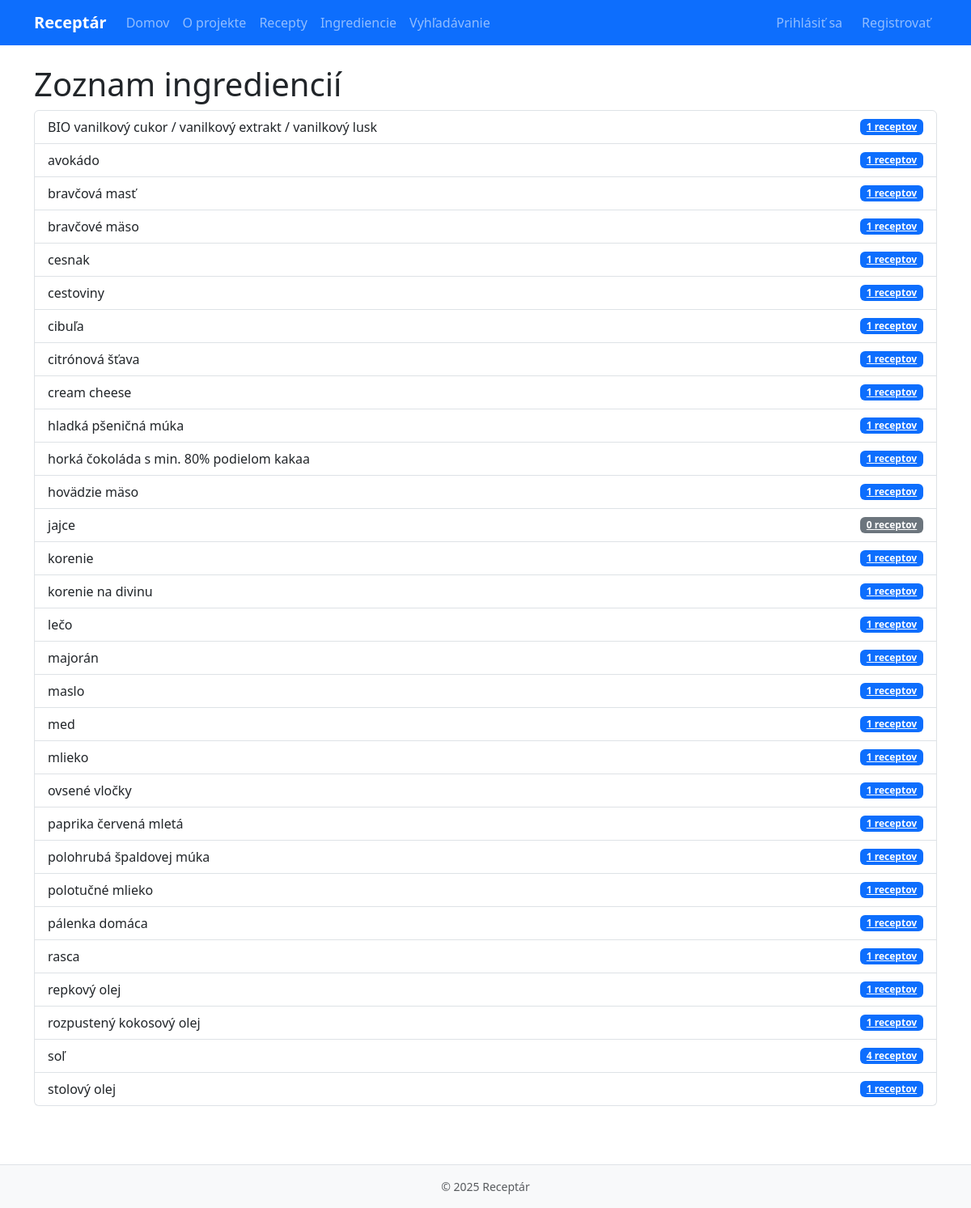
The page /recipes/ingredients/ on the database as committed earlier.
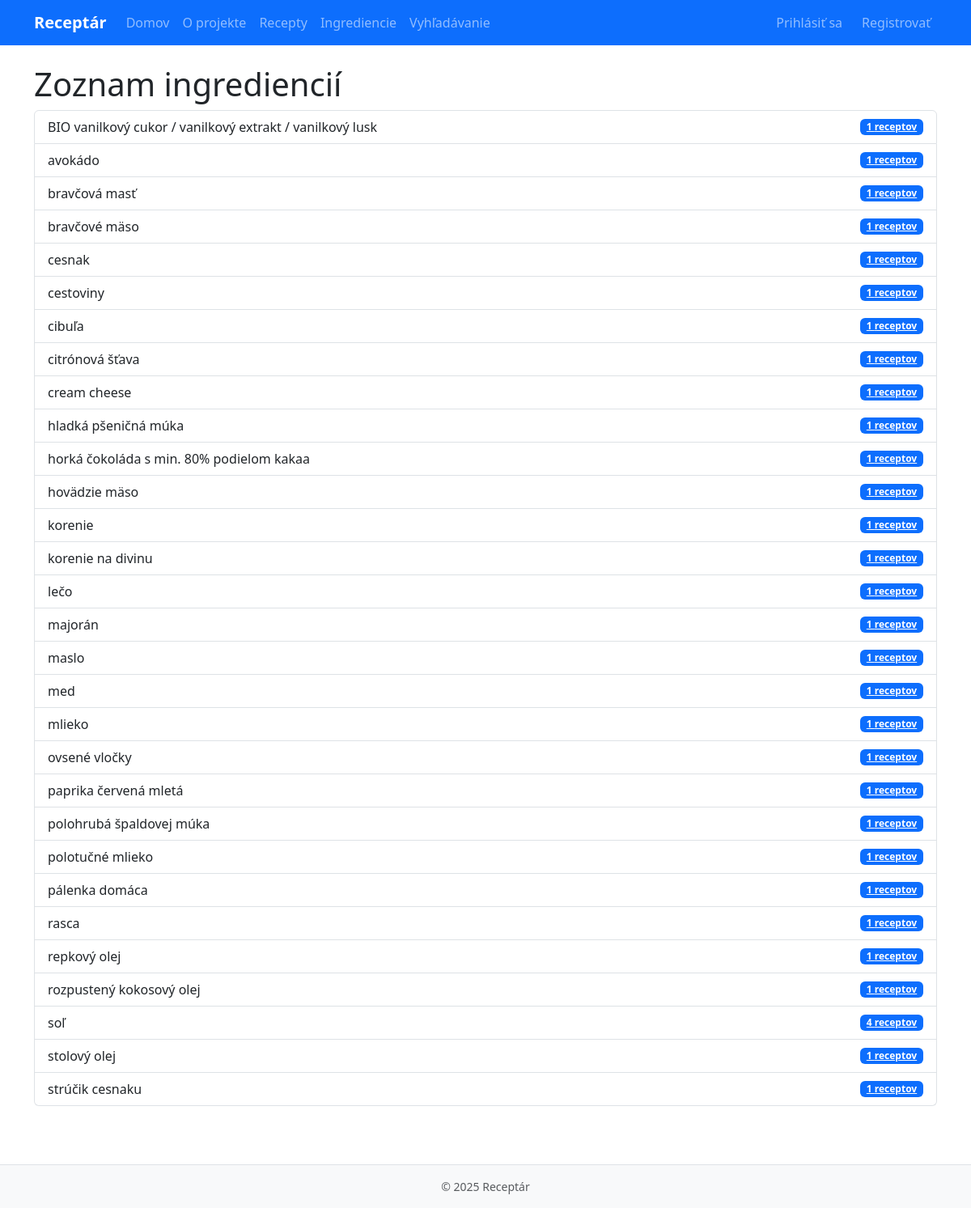
The same page on the database as committed later.
### recipes/models.py (models this page shows, shortened)
class Ingredient(models.Model):
    name = models.CharField(max_length=120, unique=True)
    class Meta:
        ordering = ["name"]

### recipes/views.py (the view)
# urls.py: path("ingredients/", IngredientListView.as_view(), name="ingredients"),
class IngredientListView(ListView):
    model = Ingredient
    template_name = "recipes/ingredient_list.html"
    context_object_name = "ingredients"
    paginate_by = 30
    def get_queryset(self):
        return Ingredient.objects.annotate(
            recipe_count=Count("recipeingredient")
        ).order_by("name")

### templates/recipes/ingredient_list.html (shortened to what this page needs)
{% extends "base.html" %}
{% block content %}
<h1>Zoznam ingrediencií</h1>
<ul class="list-group">
  {% for ing in ingredients %}
    <li class="list-group-item d-flex justify-content-between align-items-center">
      <span>{{ ing.name }}</span>
      <a class="badge {% if ing.recipe_count %}bg-primary{% else %}bg-secondary{% endif %}"
         href="{% url 'recipes:ingredient_recipes' ing.id %}">
        {{ ing.recipe_count }} receptov
      </a>
    </li>
  {% empty %}
    <li class="list-group-item">Žiadne ingrediencie</li>
  {% endfor %}
</ul>
{% endblock %}

Rows that differ between the two databases and show on the page:
removed Ingredient: name "jajce", recipe_count "0"
now on this page (row unchanged): Ingredient: name "strúčik cesnaku", recipe_count "1"
